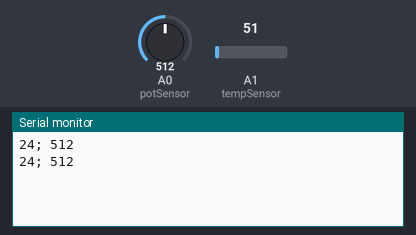
The sketch below on a simulated Arduino Uno, built with avr-gcc and run on an emulated ATmega328P. Shown: the last lines printed to the serial monitor. The inputs (shaded band) are chosen by the test bench; at power-on: A1 (tempSensor) = 51, A0 (potSensor) = 512.

Above: at 1.8 s.
1.9 s: A1 (tempSensor) set to 61
At 2.8 s:
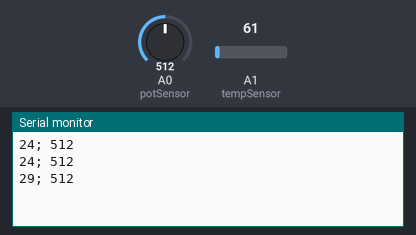
3.4 s: A0 (potSensor) set to 716
At 4.7 s:
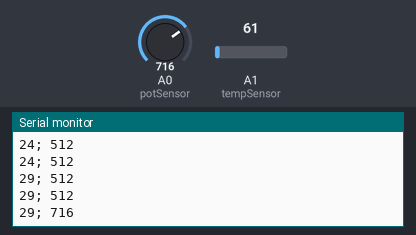
4.9 s: A1 (tempSensor) set to 71
At 5.5 s:
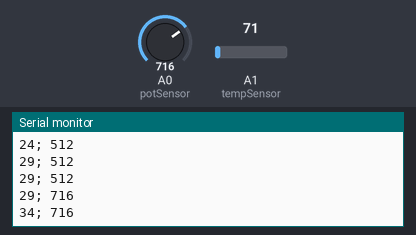
6.4 s: A0 (potSensor) set to 900
At 7.8 s:
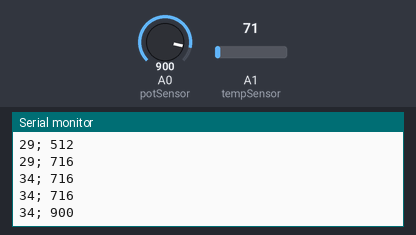
Timing chart, 0 to 8.9 s (numbered marks = the images above; inputs shaded):
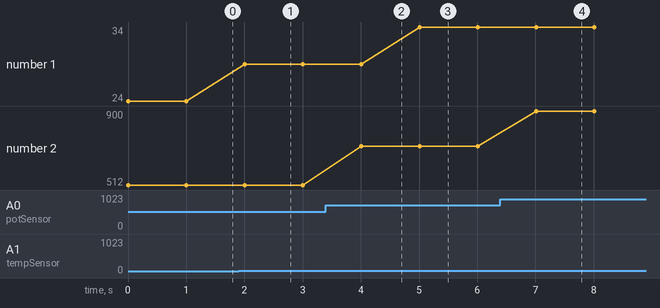

Measured:
- after the input at 1.9 s, the serial monitor: prints a new line after 0.10 s (image 1)
- after the input at 3.4 s, the serial monitor: prints a new line after 0.61 s (image 2)
- after the input at 4.9 s, the serial monitor: prints a new line after 0.11 s (image 3)
- after the input at 6.4 s, the serial monitor: prints a new line after 0.61 s (image 4)
- plotted number 1: 24 → 29 after the input at 1.9 s, 29 → 34 after the input at 4.9 s
- plotted number 2: 512 → 716 after the input at 3.4 s, 716 → 900 after the input at 6.4 s

The sketch:

SendDataUno.ino
```cpp
/* SendDataUno.ino
 *
 * Program used in order to send data over serial communication
 * to an ESP board.
 *
 * Connect Rx pin of the Arduino to Tx pin of the ESP
 * Connect Tx pin of the Arduino to Rx pin of the ESP
 * NOTE: These wires should not be plugged in while uploading the code
 * Connect both boards to GND
 *
 * created 13/01/2022
 * by Victor Leweke
 * last modified 17/01/2022
 */

#include <SoftwareSerial.h>

/* As an example, we will send data from 2 analog sensors:
 * A temperature sensor (LM35DZ) and a potentiometer
 */
const byte potSensor = A0;
const byte tempSensor = A1;

SoftwareSerial espSerial(0, 1); // Select port for communication, by default Rx=0, Tx=1

void setup() {

  Serial.begin(115200);
  espSerial.begin(115200);      // Begin serial communication with ESP
}

void loop() {

  String temp = getTemp();  // For more convenient communication, only one string should be sent
  String potVal = getPot(); // So all functions should return a String

  String str = temp+String("; ")+potVal; // Concatenate all strings into one
  espSerial.println(str);                // Send the string via serial
  Serial.println(str);                   // Necessary for the string to be sent
  delay(1000);
}

String getTemp() {                         // Get value from sensor and convert to temperature (in Celcius)
  float analogVal = analogRead(tempSensor);
  float milliV = (analogVal/1024.0)*5000;  // Convert to millivolts
  int temp = milliV/10;                    // Convert to temperature
  return String(temp);
}

String getPot() {                          // Get value from potentiometer
  int potVal = analogRead(potSensor);
  return String(potVal);
}
```
